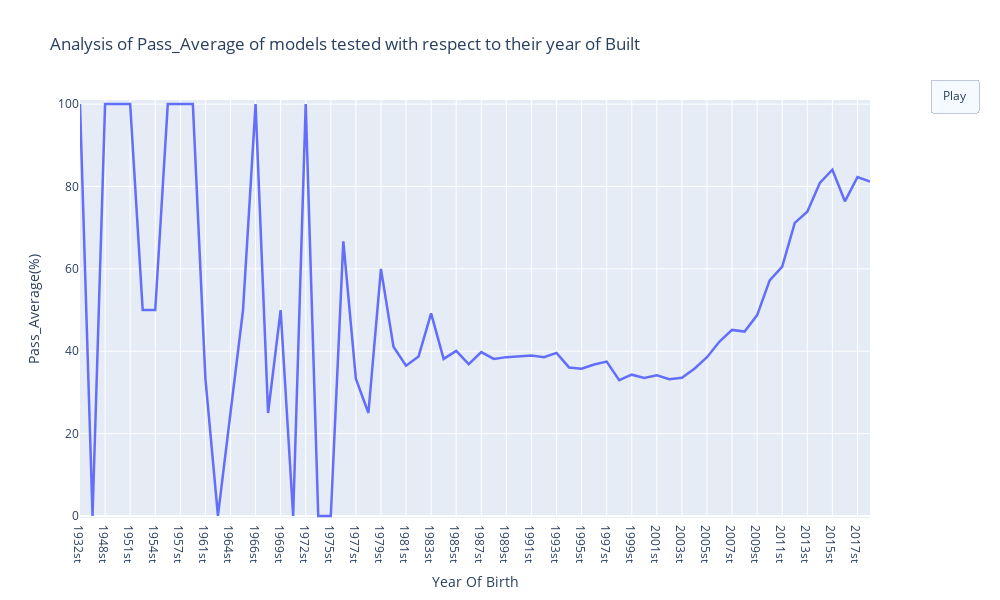

The code cell stored with this chart in its notebook:
### Markdown cell above
#  Analysis of Pass_Average of models tested with respect to their year of Built

### Code cell
trace1 = go.Scatter(x=year_pass.sort_values(by=["Year Of Birth"])["Year Of Birth"],
                    y=year_pass.sort_values(by=["Year Of Birth"])["Pass_Average(%)"],
                    mode='lines',
                    line=dict(width=2.5))

trace2 = go.Scatter(x = year_pass.sort_values(by=["Year Of Birth"])["Year Of Birth"],
                    y = year_pass.sort_values(by=["Year Of Birth"])["Pass_Average(%)"],
                    mode='lines',
                    line=dict(width=5.5), visible = False)


frames = [dict(data= [dict(type='scatter',
                           x=year_pass.sort_values(by=["Year Of Birth"])["Year Of Birth"][:k+1],
                           y=year_pass.sort_values(by=["Year Of Birth"])["Pass_Average(%)"][:k+1]),
                      dict(type='scatter',
                           x=year_pass.sort_values(by=["Year Of Birth"])["Year Of Birth"][:k+1],
                           y=year_pass.sort_values(by=["Year Of Birth"])["Pass_Average(%)"][:k+1])],
               traces= [0, 1],  #
              )for k  in  range(1, len(year_pass.sort_values(by=["Year Of Birth"])["Pass_Average(%)"])-1)] 


layout = go.Layout(width=1000,
                   height=600,
                   showlegend=False,
                   hovermode='closest',
                   updatemenus=[dict(type='buttons', showactive=True,
                                y=1.05,
                                x=1.15,
                                xanchor='right',
                                yanchor='top',
                                pad=dict(t=0, r=10),
                                buttons=[dict(label='Play',
                                              method='animate',
                                              args=[None, 
                                                    dict(frame=dict(duration=10, 
                                                                    redraw=False),
                                                         transition=dict(duration=0),
                                                         fromcurrent=True,
                                                         mode='immediate')])])])


layout.update(xaxis =dict(range=[year_pass.sort_values(by=["Year Of Birth"])["Year Of Birth"][0], 
                                 year_pass.sort_values(by=["Year Of Birth"])["Year Of Birth"]
                                 [len(year_pass.sort_values(by=["Year Of Birth"]))-1]], autorange=True),
              yaxis =dict(range=[min(year_pass.sort_values(by=["Year Of Birth"])["Pass_Average(%)"])-0.5, 
                                 year_pass.sort_values(by=["Year Of Birth"])["Pass_Average(%)"].max()+1], 
                          autorange=False));
fig = go.Figure(data=[trace1, trace2],frames = frames, layout=layout)
fig.update_layout(title_text='Analysis of Pass_Average of models tested with respect to their year of Built',
                 xaxis_title = "Year Of Birth",
                 yaxis_title = "Pass_Average(%)")
fig.show()
fig.write_html("pass_vs_year.html")

### Figure 1 — Plotly figure (JSON) as saved in the notebook; plotly's stock layout.template omitted (floating-point values rounded to 4 significant figures)
{"data": [{"line": {"width": 2.5}, "mode": "lines", "type": "scatter", "x": ["1932st", "1939st", "1948st", "1950st", "1951st", "1952st", "1954st", "1955st", "1957st", "1960st", "1961st", "1962st", "1964st", "1965st", "1966st", "1968st", "1969st", "1970st", "1972st", "1974st", "1975st", "1976st", "1977st", "1978st", "1979st", "1980st", "1981st", "1982st", "1983st", "1984st", "1985st", "1986st", "1987st", "1988st", "1989st", "1990st", "1991st", "1992st", "1993st", "1994st", "1995st", "1996st", "1997st", "1998st", "1999st", "2000st", "2001st", "2002st", "2003st", "2004st", "2005st", "2006st", "2007st", "2008st", "2009st", "2010st", "2011st", "2012st", "2013st", "2014st", "2015st", "2016st", "2017st", "2018st"], "y": [100, 0, 100, 100, 100, 50, 50, 100, 100, 100, 33.33, 0, 25, 50, 100, 25, 50, 0, 100, 0, 0, 66.67, 33.33, 25, 60, 41.1, 36.47, 38.74, 49.21, 38.13, 40.08, 36.84, 39.77, 38.12, 38.56, 38.72, 38.95, 38.55, 39.59, 36.06, 35.77, 36.79, 37.48, 32.98, 34.3, 33.51, 34.14, 33.22, 33.54, 35.75, 38.56, 42.36, 45.18, 44.76, 48.76, 57.2, 60.55, 71.15, 73.87, 80.87, 84.08, 76.4, 82.28, 81.22]}, {"line": {"width": 5.5}, "mode": "lines", "type": "scatter", "visible": false, "x": ["1932st", "1939st", "1948st", "1950st", "1951st", "1952st", "1954st", "1955st", "1957st", "1960st", "1961st", "1962st", "1964st", "1965st", "1966st", "1968st", "1969st", "1970st", "1972st", "1974st", "1975st", "1976st", "1977st", "1978st", "1979st", "1980st", "1981st", "1982st", "1983st", "1984st", "1985st", "1986st", "1987st", "1988st", "1989st", "1990st", "1991st", "1992st", "1993st", "1994st", "1995st", "1996st", "1997st", "1998st", "1999st", "2000st", "2001st", "2002st", "2003st", "2004st", "2005st", "2006st", "2007st", "2008st", "2009st", "2010st", "2011st", "2012st", "2013st", "2014st", "2015st", "2016st", "2017st", "2018st"], "y": [100, 0, 100, 100, 100, 50, 50, 100, 100, 100, 33.33, 0, 25, 50, 100, 25, 50, 0, 100, 0, 0, 66.67, 33.33, 25, 60, 41.1, 36.47, 38.74, 49.21, 38.13, 40.08, 36.84, 39.77, 38.12, 38.56, 38.72, 38.95, 38.55, 39.59, 36.06, 35.77, 36.79, 37.48, 32.98, 34.3, 33.51, 34.14, 33.22, 33.54, 35.75, 38.56, 42.36, 45.18, 44.76, 48.76, 57.2, 60.55, 71.15, 73.87, 80.87, 84.08, 76.4, 82.28, 81.22]}], "layout": {"height": 600, "hovermode": "closest", "showlegend": false, "title": {"text": "Analysis of Pass_Average of models tested with respect to their year of Built"}, "updatemenus": [{"buttons": [{"args": [null, {"frame": {"duration": 10, "redraw": false}, "fromcurrent": true, "mode": "immediate", "transition": {"duration": 0}}], "label": "Play", "method": "animate"}], "pad": {"r": 10, "t": 0}, "showactive": true, "type": "buttons", "x": 1.15, "xanchor": "right", "y": 1.05, "yanchor": "top"}], "width": 1000, "xaxis": {"autorange": true, "range": ["2013st", "1972st"], "title": {"text": "Year Of Birth"}}, "yaxis": {"autorange": false, "range": [-0.5, 101], "title": {"text": "Pass_Average(%)"}}}}
